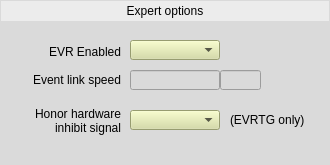
<?xml version="1.0" encoding="UTF-8"?>
<ui version="4.0">
 <class>Form</class>
 <widget class="QWidget" name="Form">
  <property name="geometry">
   <rect>
    <x>0</x>
    <y>0</y>
    <width>330</width>
    <height>165</height>
   </rect>
  </property>
  <property name="windowTitle">
   <string>Form</string>
  </property>
  <property name="styleSheet">
   <string notr="true">background-color: rgb(218, 218, 218);</string>
  </property>
  <widget class="caLabel" name="calabel_2">
   <property name="geometry">
    <rect>
     <x>1</x>
     <y>1</y>
     <width>328</width>
     <height>20</height>
    </rect>
   </property>
   <property name="styleSheet">
    <string notr="true">background-color: rgb(236, 236, 236, 255);</string>
   </property>
   <property name="text">
    <string>Expert options</string>
   </property>
   <property name="alignment">
    <set>Qt::AlignCenter</set>
   </property>
  </widget>
  <widget class="QLabel" name="label_15">
   <property name="geometry">
    <rect>
     <x>30</x>
     <y>40</y>
     <width>91</width>
     <height>23</height>
    </rect>
   </property>
   <property name="text">
    <string>EVR Enabled</string>
   </property>
   <property name="alignment">
    <set>Qt::AlignRight|Qt::AlignTrailing|Qt::AlignVCenter</set>
   </property>
  </widget>
  <widget class="caMenu" name="camenu_2">
   <property name="geometry">
    <rect>
     <x>130</x>
     <y>40</y>
     <width>90</width>
     <height>20</height>
    </rect>
   </property>
   <property name="toolTip">
    <string>Selects the condition in which to inject event codes into the local mapping ram. These codes are treated as codes coming from the downstream event link.</string>
   </property>
   <property name="styleSheet">
    <string notr="true">background-color: rgb(212, 219, 157);</string>
   </property>
   <property name="channel" stdset="0">
    <string notr="true">$(EVR):Ena-Sel</string>
   </property>
  </widget>
  <widget class="caTextEntry" name="catextentry_4">
   <property name="geometry">
    <rect>
     <x>130</x>
     <y>70</y>
     <width>90</width>
     <height>20</height>
    </rect>
   </property>
   <property name="toolTip">
    <string>Sets the code which will be applied to the local mapping ram whenever the External Mode condition is met.</string>
   </property>
   <property name="channel" stdset="0">
    <string notr="true">$(EVR):Link-Clk-SP</string>
   </property>
   <property name="background">
    <color>
     <red>212</red>
     <green>219</green>
     <blue>157</blue>
    </color>
   </property>
   <property name="colorMode">
    <enum>caLineEdit::Static</enum>
   </property>
  </widget>
  <widget class="QLabel" name="label_16">
   <property name="geometry">
    <rect>
     <x>0</x>
     <y>70</y>
     <width>121</width>
     <height>20</height>
    </rect>
   </property>
   <property name="text">
    <string>Event link speed</string>
   </property>
   <property name="alignment">
    <set>Qt::AlignRight|Qt::AlignTrailing|Qt::AlignVCenter</set>
   </property>
  </widget>
  <widget class="caLineEdit" name="calineedit_3">
   <property name="geometry">
    <rect>
     <x>220</x>
     <y>70</y>
     <width>41</width>
     <height>20</height>
    </rect>
   </property>
   <property name="toolTip">
    <string>Frequency of the EVR's local oscilator. Must be close enough to the EVG master oscilator.</string>
   </property>
   <property name="channel" stdset="0">
    <string notr="true">$(EVR):Link-Clk-SP.EGU</string>
   </property>
   <property name="unitsEnabled">
    <bool>true</bool>
   </property>
  </widget>
  <widget class="caMenu" name="camenu_3">
   <property name="geometry">
    <rect>
     <x>130</x>
     <y>110</y>
     <width>90</width>
     <height>20</height>
    </rect>
   </property>
   <property name="toolTip">
    <string>Selects the condition in which to inject event codes into the local mapping ram. These codes are treated as codes coming from the downstream event link.</string>
   </property>
   <property name="styleSheet">
    <string notr="true">background-color: rgb(212, 219, 157);</string>
   </property>
   <property name="channel" stdset="0">
    <string notr="true">$(EVR):ExtInhib-Sel</string>
   </property>
  </widget>
  <widget class="QLabel" name="label_17">
   <property name="geometry">
    <rect>
     <x>10</x>
     <y>100</y>
     <width>111</width>
     <height>41</height>
    </rect>
   </property>
   <property name="text">
    <string>Honor hardware inhibit signal</string>
   </property>
   <property name="alignment">
    <set>Qt::AlignRight|Qt::AlignTrailing|Qt::AlignVCenter</set>
   </property>
   <property name="wordWrap">
    <bool>true</bool>
   </property>
  </widget>
  <widget class="QLabel" name="label_18">
   <property name="geometry">
    <rect>
     <x>230</x>
     <y>110</y>
     <width>91</width>
     <height>20</height>
    </rect>
   </property>
   <property name="text">
    <string>(EVRTG only)</string>
   </property>
  </widget>
 </widget>
 <customwidgets>
  <customwidget>
   <class>caMenu</class>
   <extends>QComboBox</extends>
   <header>caMenu</header>
  </customwidget>
  <customwidget>
   <class>caTextEntry</class>
   <extends>caLineEdit</extends>
   <header>caTextEntry</header>
  </customwidget>
  <customwidget>
   <class>caLabel</class>
   <extends>QLabel</extends>
   <header>caLabel</header>
  </customwidget>
  <customwidget>
   <class>caLineEdit</class>
   <extends>QLineEdit</extends>
   <header>caLineEdit</header>
  </customwidget>
 </customwidgets>
 <resources/>
 <connections/>
</ui>
